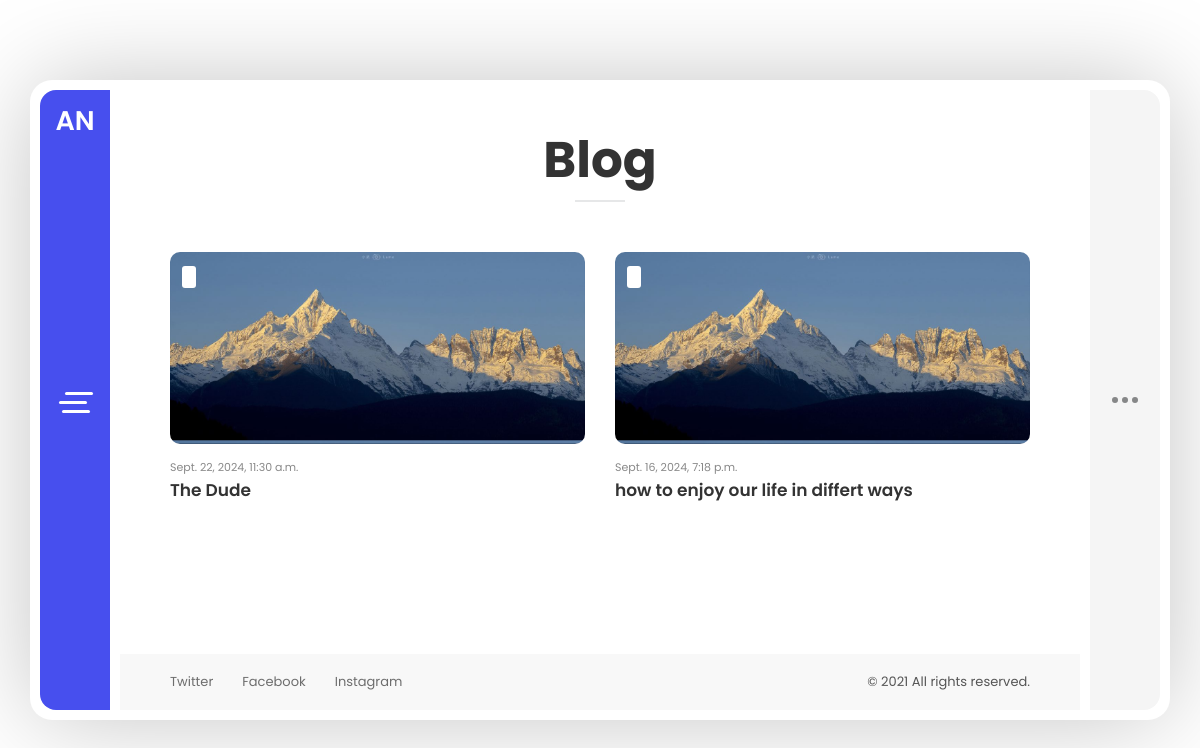
/blogs/, run on an earlier commit of the app's database.
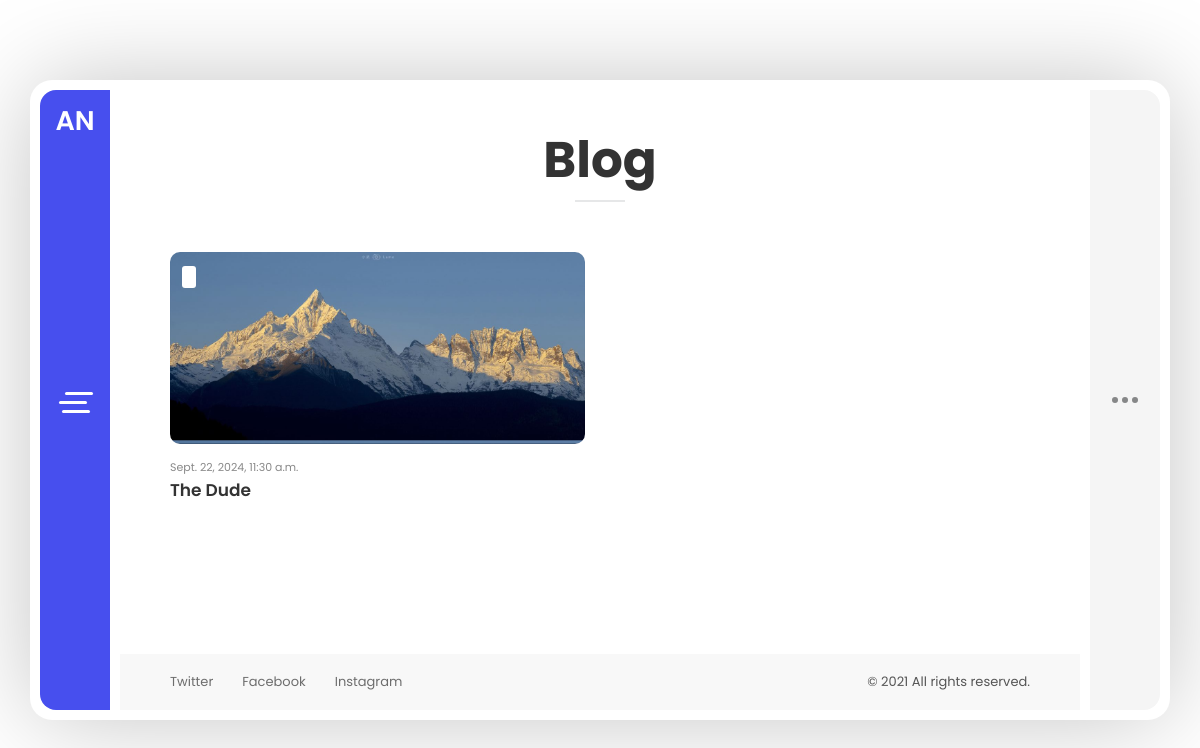
And on a later commit of the database.
### blogs/models.py (models this page shows)
class Blogs(models.Model):
    title = models.CharField(max_length=100)
    description = RichTextField()
    active = models.BooleanField(default=True)
    datetime_created = models.DateTimeField(auto_now_add=True)
    datetime_modified = models.DateTimeField(auto_now=True)
    cover = models.ImageField(upload_to='Blogs_cover/', blank= True)
    def get_absolute_url(self):
        return reverse("blog_info", args=[self.pk])

### blogs/views.py (the view)
# urls.py: path('', BlogsView.as_view(), name= 'blogs_list'),
class BlogsView(generic.ListView):
    queryset = Blogs.objects.filter(active=True).order_by('-datetime_created')
    context_object_name = 'blogs'
    template_name = 'blogs/blogs_list.html'

### blogs/context_processors.py (called while the page is built)
def blogs(request):
    return {'blog':Blogs.objects.all()}

### blogs/templates/blogs/blogs_list.html (shortened to what this page needs)
{% extends "_base.html" %}
{% block content %}
{% include 'leftbar.html' %}
    <div class="content-area single-page-area" data-animation="animated-section-rotateRoomBottomIn">
      <div class="single-page-content">
        <div class="content-wrapper">
          <div class="page-title">
            <h1>Blog</h1>
          </div>
          <article class="page type-page">
            <div class="entry-content">
              <div class="row">
                <div class=" col-xs-12 col-sm-12 ">
                  <div class="blog-masonry two-columns clearfix">
                    {% for foo in blogs %}
                    <div class="item">
                      <div class="blog-card">
                        <div class="media-block">
                          <div class="category">
                            <a href="#" title="ssss"></a>
                          </div>
                          <a href="{{foo.get_absolute_url}}">
                            {% if foo.cover %}
                            <img src="{{foo.cover.url}}" alt="" title="" />
                            {% endif %}
                          </a>
                        </div>
                        <div class="post-info">
                          <div class="post-date">{{foo.datetime_created}}</div>
                          <a href="{{foo.get_absolute_url}}">
                            <h4 class="blog-item-title">{{foo.title}}</h4>
                          </a>
                        </div>
                      </div>
                    </div>
                    {% endfor %}
                  </div>
                </div>
              </div>
            </div>
          </article>
        </div>
      </div>
      <footer class="site-footer clearfix">
        <div class="footer-social">
          <ul class="footer-social-links">
            <li>
              <a href="#" target="_blank">Twitter</a>
            </li>
            <li>
              <a href="#" target="_blank">Facebook</a>
            </li>
            <li>
              <a href="#" target="_blank">Instagram</a>
            </li>
          </ul>
        </div>
        <div class="footer-copyrights">
          <p>© 2021 All rights reserved.</p>
        </div>
      </footer>
    </div>
  </div>
</div>
{% endblock  %}

What changed in the data, as far as the page shows it:
removed Blogs: cover (picture), datetime_created "Sept. 16, 2024, 7:18 p.m.", title "how to enjoy our life in differt ways"
